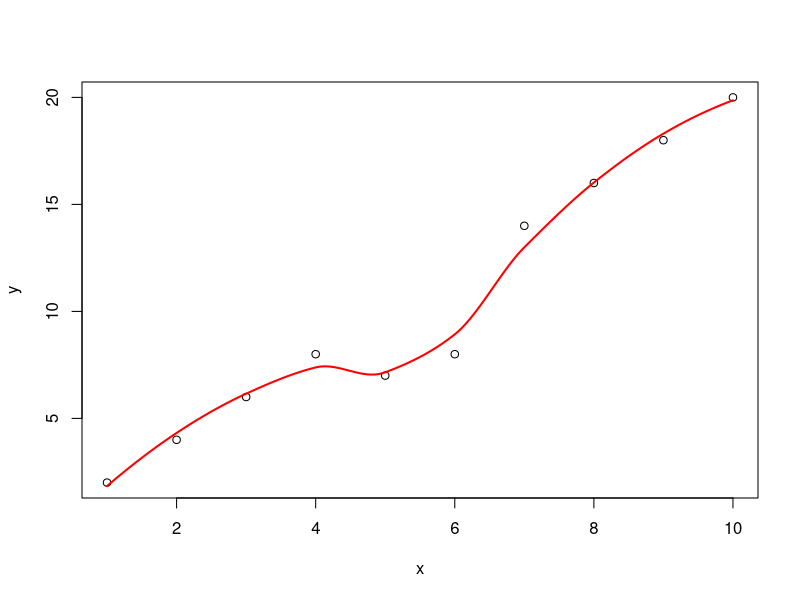

Write R code to recreate this figure.
# UNIVERSIDADE FEDERAL DO PARANÁ
# Departamento de Informática
# Cássio Jandir Pagnoncelli, kimble9t (em) gmail (ponto) com
#
# AN EXAMPLE USING SPLINES

# splines
x <- 1:10
y <- c(2,4,6,8,7,8,14,16,18,20)
lo <- loess(y~x)
plot(x,y)
xl <- seq(min(x),max(x), (max(x) - min(x))/1000)
lines(xl, predict(lo,xl), col='red', lwd=2)
